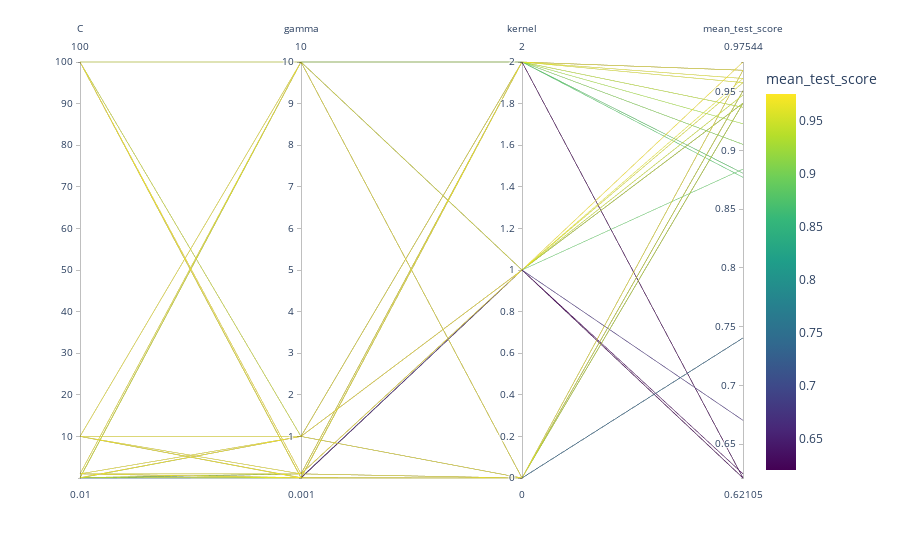

Source (notebook cell):
### Code cell
best_svm = grid_search(SVC(), X, y, hyperparams = params_svm, scoring=f2, scale=MinMaxScaler())
best_svm
